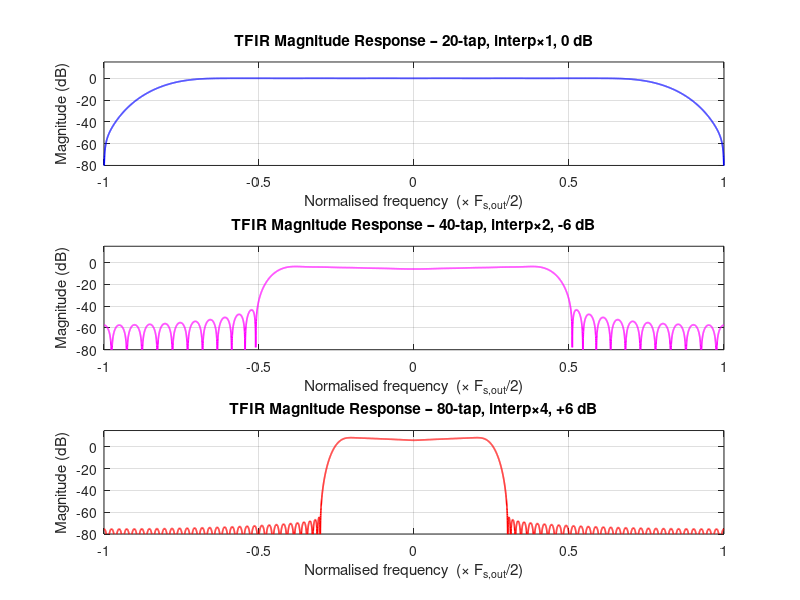

Here is the MATLAB script that generated this plot: (Note: this script raises an error after producing the figure.)
% test_tfir_filter.m
% Tests and frequency response plots for the TFIR programmable filter.
%
% The TFIR compensates for post-DAC analog LPF roll-off.  Because the
% coefficients are fully programmable, this script demonstrates the filter
% with three example coefficient sets:
%   1. Flat passband (windowed sinc)   – 20 taps, interp=1
%   2. HF-boost compensation filter    – 40 taps, interp=2
%   3. HF-boost compensation filter    – 80 taps, interp=4
% and verifies all gain settings (+6, 0, -6, -12 dB).

clear; close all; clc;

%% ================================================================== %%
%  Helper: design a DAC-compensation FIR using MATLAB's firls.
%  The post-DAC sinc roll-off is  sinc(f/Fs_dac).  The compensation
%  filter inverts this over a specified passband fraction.
%  tap_count must be 20, 40, 60, or 80.
% ================================================================== %%
function h = design_compensation_fir(tap_count, interp, passband_fraction)
    % Build a desired amplitude profile that rises to compensate sinc droop.
    % frequency normalised to Nyquist of the OUTPUT rate (0=DC, 1=Fs_out/2).
    Npts = 512;
    f    = linspace(0, 1, Npts);

    % Sinc roll-off at the INPUT rate.  At Fs_out = interp*Fs_in, the
    % input Nyquist sits at f = 1/interp (normalised to Fs_out/2).
    % The sinc argument runs 0…pi/2 over 0…Fs_in/2 = 0…1/interp in f.
    f_in_norm = f * interp;          % maps [0,1/interp] -> [0,1]
    sinc_val  = sinc(f_in_norm / 2); % sinc(x/2) for half-Nyquist droop

    % Desired amplitude = inverse sinc in passband, zero in stopband
    pb_edge   = passband_fraction;   % passband up to this fraction of Fs_out/2
    sb_edge   = min(pb_edge + 0.1, 0.95);

    desired   = zeros(1, Npts);
    pb_mask   = f <= pb_edge;
    desired(pb_mask) = 1 ./ max(sinc_val(pb_mask), 0.1);  % cap gain at ×10

    % Normalise so DC desired = 1
    desired = desired / desired(1);

    % Frequency bands and desired values for firls
    f_bands = [0, pb_edge, sb_edge, 1];
    d_bands = [desired(1), desired(round(pb_edge*(Npts-1))+1), 0, 0];

    h = firls(tap_count - 1, f_bands, d_bands);
end

%% ================================================================== %%
%  1.  Flat passband – 20 taps, interp=1, gain=0 dB
% ================================================================== %%
tap_count_1 = 20;
interp_1    = 1;
h1 = fir1(tap_count_1 - 1, 0.8);   % low-pass, cut at 0.8×Nyquist

fprintf('--- TFIR Example 1: %d taps, interp=%d ---\n', tap_count_1, interp_1);
fprintf('  sum(h) = %.4f\n', sum(h1));

%% ================================================================== %%
%  2.  HF-boost compensation – 40 taps, interp=2, gain=-6 dB
% ================================================================== %%
tap_count_2 = 40;
interp_2    = 2;
h2 = design_compensation_fir(tap_count_2, interp_2, 0.4);

fprintf('--- TFIR Example 2: %d taps, interp=%d ---\n', tap_count_2, interp_2);

%% ================================================================== %%
%  3.  HF-boost compensation – 80 taps, interp=4, gain=+6 dB
% ================================================================== %%
tap_count_3 = 80;
interp_3    = 4;
h3 = design_compensation_fir(tap_count_3, interp_3, 0.2);

fprintf('--- TFIR Example 3: %d taps, interp=%d ---\n', tap_count_3, interp_3);

%% ---- Frequency responses --------------------------------------------
N_fft = 8192;

figure('Name','TFIR – Frequency Responses (3 examples)','NumberTitle','off');

configs = { h1, interp_1, 0,  '20-tap, interp×1, 0 dB',  'b'; ...
            h2, interp_2, -6, '40-tap, interp×2, -6 dB', 'm'; ...
            h3, interp_3, +6, '80-tap, interp×4, +6 dB',  'r'};

for k = 1:3
    hk       = configs{k,1};
    gain_db  = configs{k,3};
    label    = configs{k,4};
    color    = configs{k,5};

    gain_lin = 10^(gain_db/20);
    [Hk, wk] = freqz(hk * gain_lin, 1, N_fft, 'whole');
    f_norm_k  = wk/pi - 1;
    Hk_db     = 20*log10(abs(fftshift(Hk)));

    subplot(3,1,k);
    plot(f_norm_k, Hk_db, color, 'LineWidth', 1.2);
    xlabel('Normalised frequency  (× F_{s,out}/2)');
    ylabel('Magnitude (dB)');
    title(['TFIR Magnitude Response – ' label]);
    xlim([-1 1]); ylim([-80 15]); grid on;
end

%% ---- Gain setting verification (+6, 0, -6, -12 dB) -----------------
fprintf('\n--- Gain setting verification (20-tap, interp=1) ---\n');
gain_settings = [6, 0, -6, -12];
Fs_in = 1e6;
N     = 256;
f_tone = 0.1e6;
t_in   = (0:N-1).' / Fs_in;
x_in   = exp(1j * 2*pi * f_tone * t_in);

figure('Name','TFIR – Gain Settings Comparison','NumberTitle','off');
colors_g = {'b','g','m','r'};

for k = 1:4
    gdb = gain_settings(k);
    yk  = tfir_filter(x_in, h1, 1, gdb, false);
    pwr = 20*log10(rms(abs(yk)));
    fprintf('  gain_db = %+3d dB  |  output RMS power: %.2f dB\n', gdb, pwr);

    % Frequency response with gain
    gain_lin = 10^(gdb/20);
    [Hk, wk] = freqz(h1 * gain_lin, 1, N_fft, 'whole');
    f_norm_k  = wk/pi - 1;
    Hk_db     = 20*log10(abs(fftshift(Hk)));

    subplot(2,2,k);
    plot(f_norm_k, Hk_db, colors_g{k}, 'LineWidth', 1.2);
    xlabel('Normalised frequency  (× F_{s,out}/2)');
    ylabel('Magnitude (dB)');
    title(sprintf('TFIR gain = %+d dB', gdb));
    xlim([-1 1]); ylim([-80 15]); grid on;
end

%% ---- Output length check for all interp factors ---------------------
fprintf('\n--- Output length verification ---\n');
interp_vals = [1, 2, 4];
for L = interp_vals
    h_test = fir1(39, 0.8 / L);   % 40-tap, normalised to output rate
    y_norm = tfir_filter(x_in, h_test, L, 0, false);
    y_byp  = tfir_filter(x_in, h_test, L, 0, true);
    fprintf('  interp=%d  normal: %d (expect %d)  bypass: %d (expect %d)\n', ...
            L, length(y_norm), L*N, length(y_byp), N);
end

%% ---- Bypass path validation -----------------------------------------
y_bypass = tfir_filter(x_in, h1, 1, 0, true);
fprintf('\n  bypass output identical to input: %d\n', isequal(y_bypass, x_in));

%% ---- Input validation: wrong tap count --------------------------------
fprintf('\n--- Input validation (expect error for 30 taps) ---\n');
try
    tfir_filter(x_in, ones(1,30), 1, 0, false);
    fprintf('  ERROR: should have thrown an exception\n');
catch e
    fprintf('  Caught expected error: %s\n', e.message);
end

fprintf('\nTest complete.\n');
